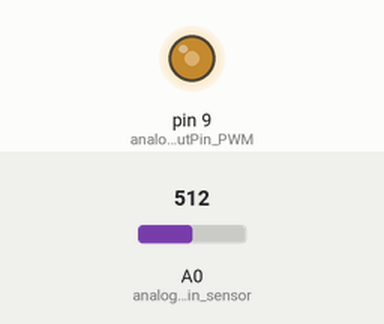
Simulated run of this sketch. Board: Arduino Uno, built with avr-gcc and run on an emulated ATmega328P. Shown: output pins drawn as LEDs (lit = HIGH). Inputs (shaded band) come from the test bench; at power-on: A0 (analogInPin_sensor) = 512.

Above: at 1.2 s.
1.3 s: A0 (analogInPin_sensor) set to 716
At 2.3 s:
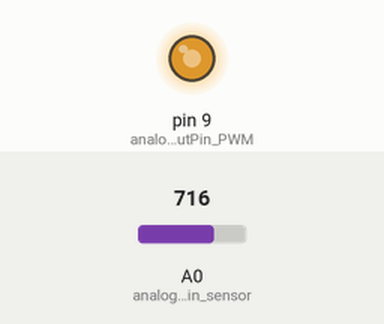
2.8 s: A0 (analogInPin_sensor) set to 900
At 3.9 s:
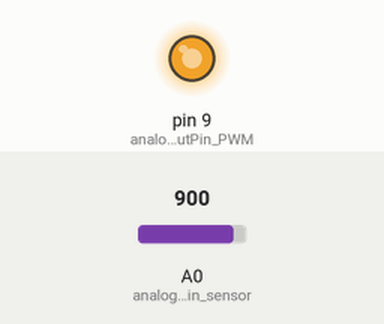
4.3 s: A0 (analogInPin_sensor) set to 122
At 5.4 s:
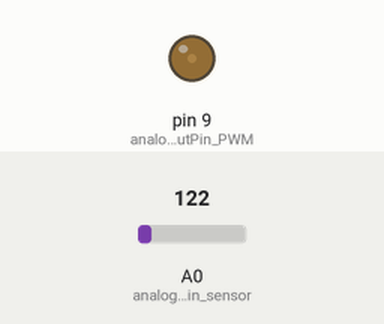
5.8 s: A0 (analogInPin_sensor) set to 0
At 6.8 s:
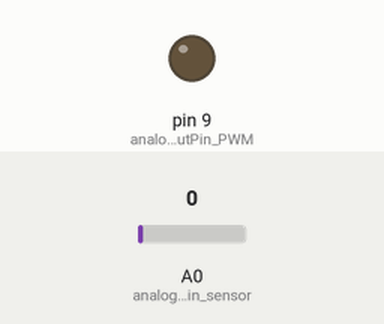
7.3 s: A0 (analogInPin_sensor) set to 511
At 8.4 s:
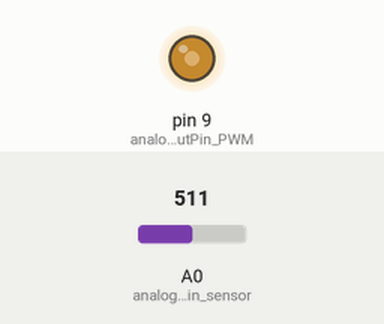
Timing chart, 0 to 9.8 s (numbered marks = the images above; inputs shaded):
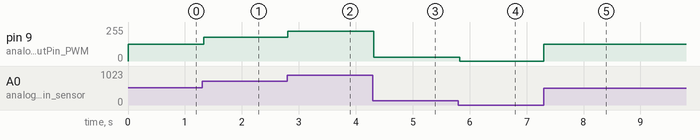

The sketch:

08_ADC2PWM.ino
```cpp
//利用电位器来调节灯强度，利用PWM来调节模拟信号输出的强度
//电位器是模拟信号输入，根据该值，调节PWM来进行模拟信号输出。

int analogInPin_sensor = A0;
int analogOutPin_PWM = 9;
int sensorValue =255;
//用于PWM信号输出强度
int brightness_PWM = 0;


void setup() {
  // put your setup code here, to run once:
  pinMode(analogOutPin_PWM,OUTPUT);
  analogWrite(analogOutPin_PWM, brightness_PWM);
}

void loop() {
  // put your main code here, to run repeatedly:
  sensorValue = analogRead(analogInPin_sensor);
  brightness_PWM = map(sensorValue, 0, 1023, 0 ,255);
  analogWrite(analogOutPin_PWM,brightness_PWM);
  delay(30);
}
```

Measured:
- after the input at 1.3 s, pin 9 (analogOutPin_PWM): 127/255 → 178/255 at once
- after the input at 2.8 s, pin 9 (analogOutPin_PWM): 178/255 → 224/255 at once
- after the input at 4.3 s, pin 9 (analogOutPin_PWM): 224/255 → 30/255 at once
- after the input at 5.8 s, pin 9 (analogOutPin_PWM): 30/255 → 0/255 at once
- after the input at 7.3 s, pin 9 (analogOutPin_PWM): 0/255 → 127/255 at once
